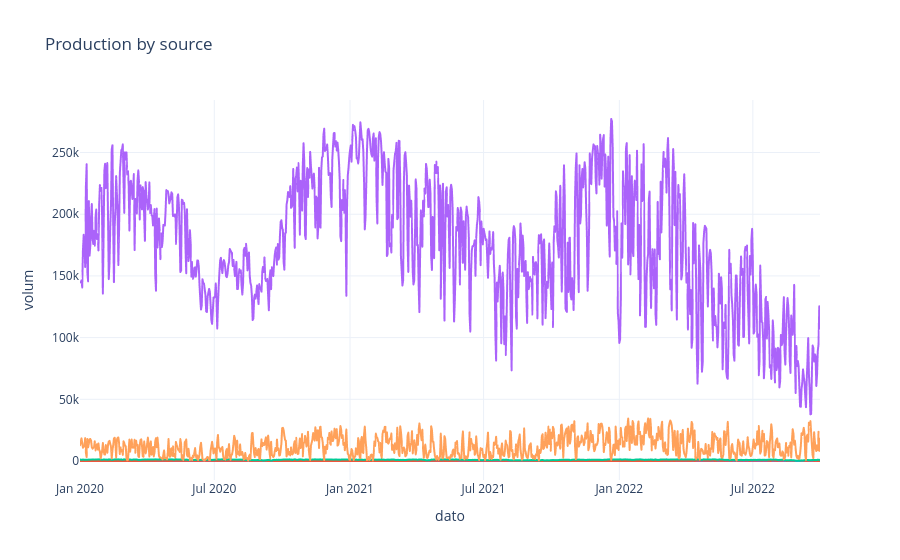

This figure's notebook cell:
### Markdown cell above
# Make plots

### Code cell
fig_loss = px.line(df_loss_filter, x = 'dato', y= ['fysisk_tap', 'admin_tap'], template= 'plotly_white' , title='Transmission loss')
fig_loss.update_layout({
'plot_bgcolor': 'rgba(0, 0, 0, 0)',
'paper_bgcolor': 'rgba(0, 0, 0, 0)',
}, showlegend=False)

fig_group = px.line(df_group_filter, x = 'dato', y= ['volum'], color= 'gruppe', template= 'plotly_white', title= 'Consumption by group' )
fig_group.update_layout({
'plot_bgcolor': 'rgba(0, 0, 0, 0)',
'paper_bgcolor': 'rgba(0, 0, 0, 0)',
}, showlegend=False)

fig_prod = px.line(df_produksjon_filter,x = 'dato', y = 'volum', color= 'produksjonstype',template="plotly_white",title="Production by source")
fig_prod.update_layout({
'plot_bgcolor': 'rgba(0, 0, 0, 0)',
'paper_bgcolor': 'rgba(0, 0, 0, 0)',
}, showlegend=False)

### Figure 1 — Plotly figure (JSON) as saved in the notebook; plotly's stock layout.template omitted (floating-point values rounded to 4 significant figures; data arrays with more than 128 entries replaced by an {"elided": "..."} marker saying what was removed)
{"data": [{"hovertemplate": "produksjonstype=Annen kraft<br>dato=%{x}<br>volum=%{y}<extra></extra>", "legendgroup": "Annen kraft", "line": {"color": "#636efa", "dash": "solid"}, "marker": {"symbol": "circle"}, "mode": "lines", "name": "Annen kraft", "showlegend": true, "type": "scattergl", "x": {"elided": "1004 str values"}, "xaxis": "x", "y": {"elided": "1004 int values"}, "yaxis": "y"}, {"hovertemplate": "produksjonstype=Solkraft<br>dato=%{x}<br>volum=%{y}<extra></extra>", "legendgroup": "Solkraft", "line": {"color": "#EF553B", "dash": "solid"}, "marker": {"symbol": "circle"}, "mode": "lines", "name": "Solkraft", "showlegend": true, "type": "scattergl", "x": {"elided": "1004 str values"}, "xaxis": "x", "y": {"elided": "1004 int values"}, "yaxis": "y"}, {"hovertemplate": "produksjonstype=Termisk kraft<br>dato=%{x}<br>volum=%{y}<extra></extra>", "legendgroup": "Termisk kraft", "line": {"color": "#00cc96", "dash": "solid"}, "marker": {"symbol": "circle"}, "mode": "lines", "name": "Termisk kraft", "showlegend": true, "type": "scattergl", "x": {"elided": "1004 str values"}, "xaxis": "x", "y": {"elided": "1004 int values"}, "yaxis": "y"}, {"hovertemplate": "produksjonstype=Vannkraft<br>dato=%{x}<br>volum=%{y}<extra></extra>", "legendgroup": "Vannkraft", "line": {"color": "#ab63fa", "dash": "solid"}, "marker": {"symbol": "circle"}, "mode": "lines", "name": "Vannkraft", "showlegend": true, "type": "scattergl", "x": {"elided": "1004 str values"}, "xaxis": "x", "y": {"elided": "1004 int values"}, "yaxis": "y"}, {"hovertemplate": "produksjonstype=Vindkraft<br>dato=%{x}<br>volum=%{y}<extra></extra>", "legendgroup": "Vindkraft", "line": {"color": "#FFA15A", "dash": "solid"}, "marker": {"symbol": "circle"}, "mode": "lines", "name": "Vindkraft", "showlegend": true, "type": "scattergl", "x": {"elided": "1004 str values"}, "xaxis": "x", "y": {"elided": "1004 int values"}, "yaxis": "y"}], "layout": {"legend": {"title": {"text": "produksjonstype"}, "tracegroupgap": 0}, "paper_bgcolor": "rgba(0, 0, 0, 0)", "plot_bgcolor": "rgba(0, 0, 0, 0)", "showlegend": false, "title": {"text": "Production by source"}, "xaxis": {"anchor": "y", "domain": [0, 1], "title": {"text": "dato"}}, "yaxis": {"anchor": "x", "domain": [0, 1], "title": {"text": "volum"}}}}
